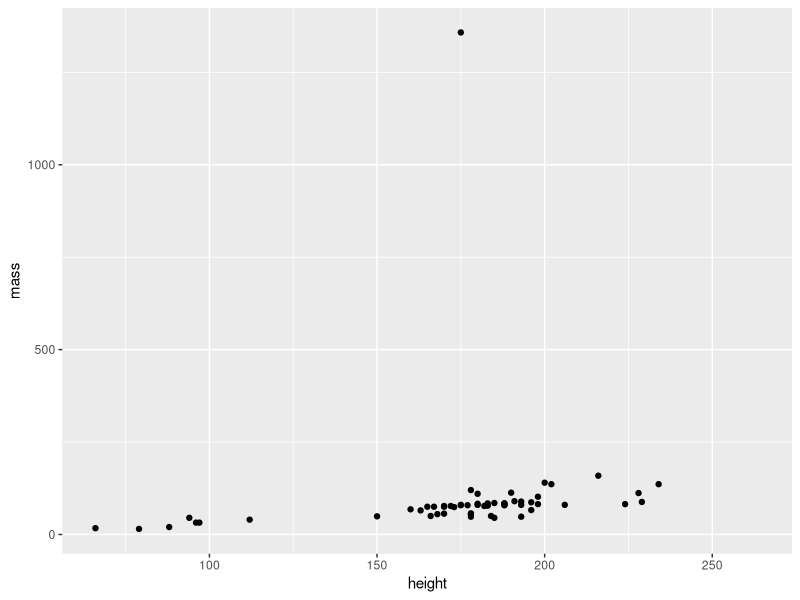
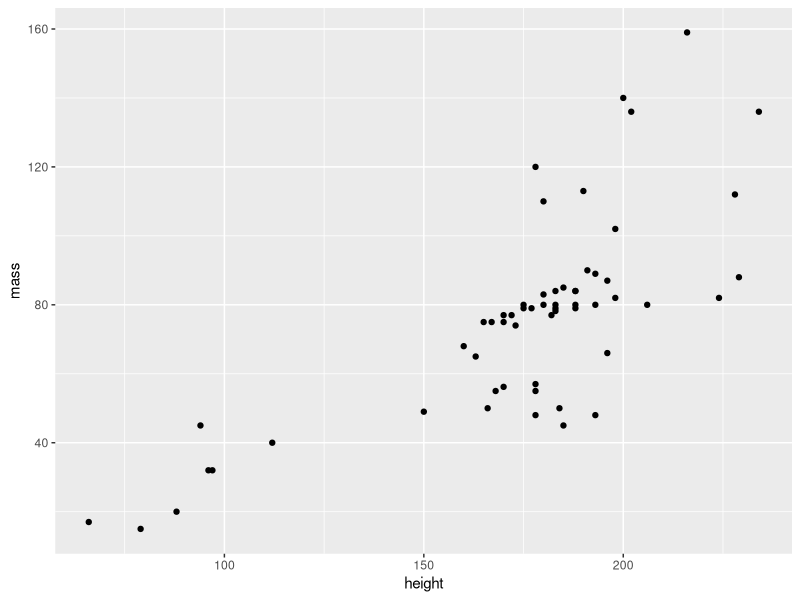
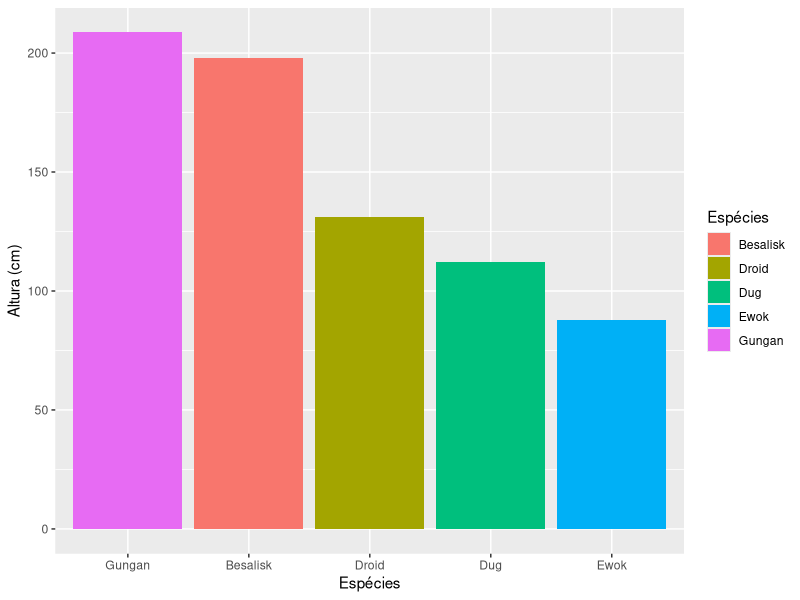
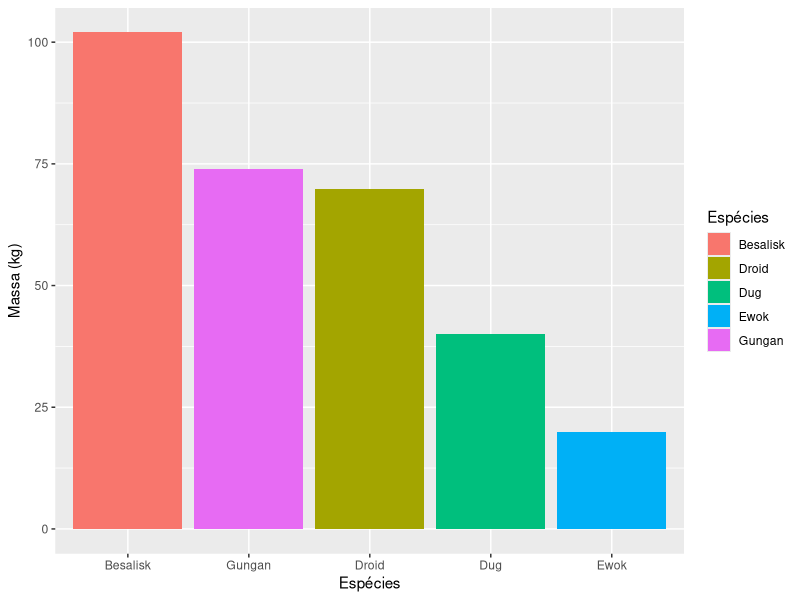
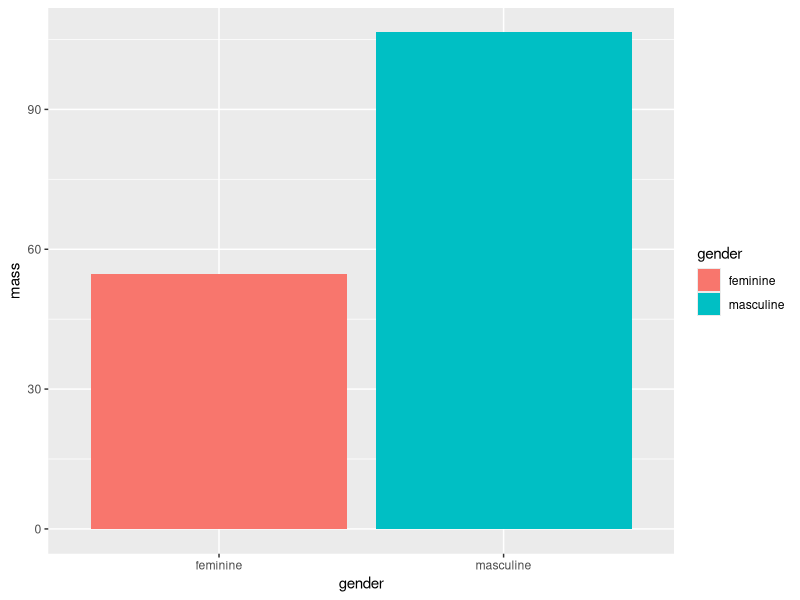
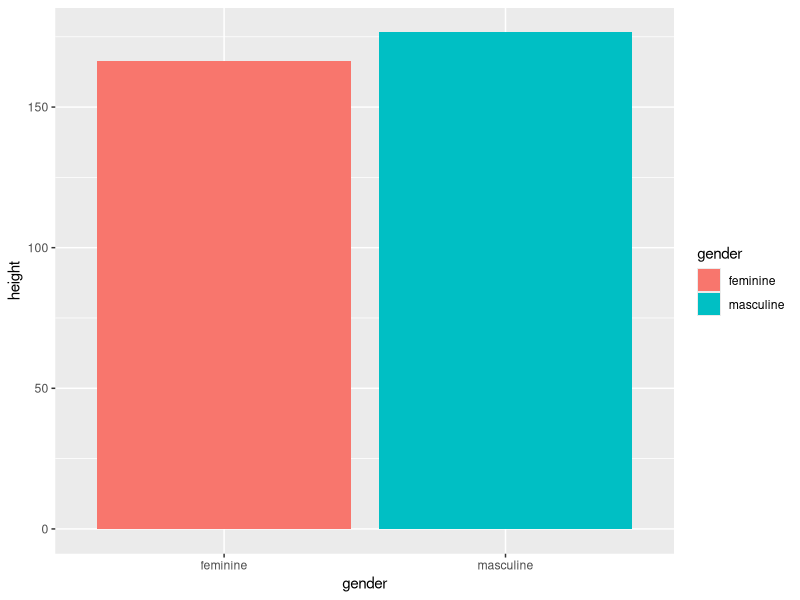
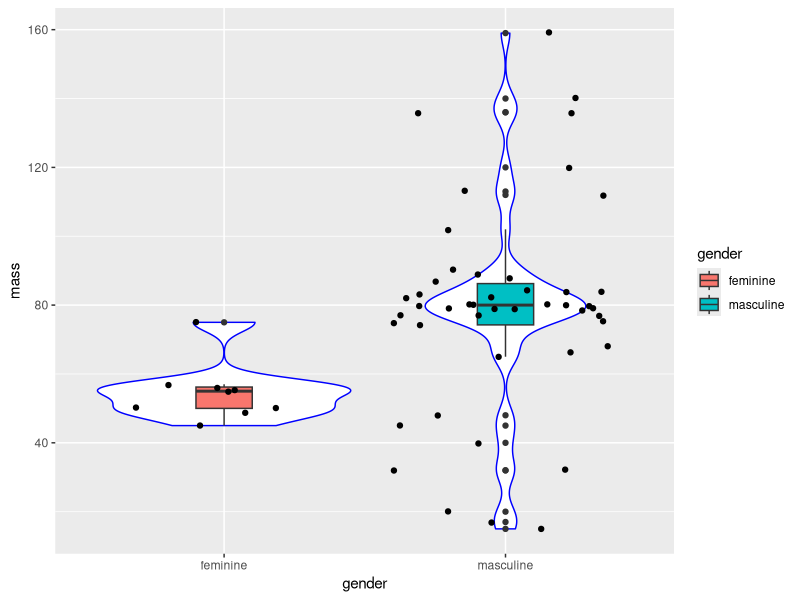
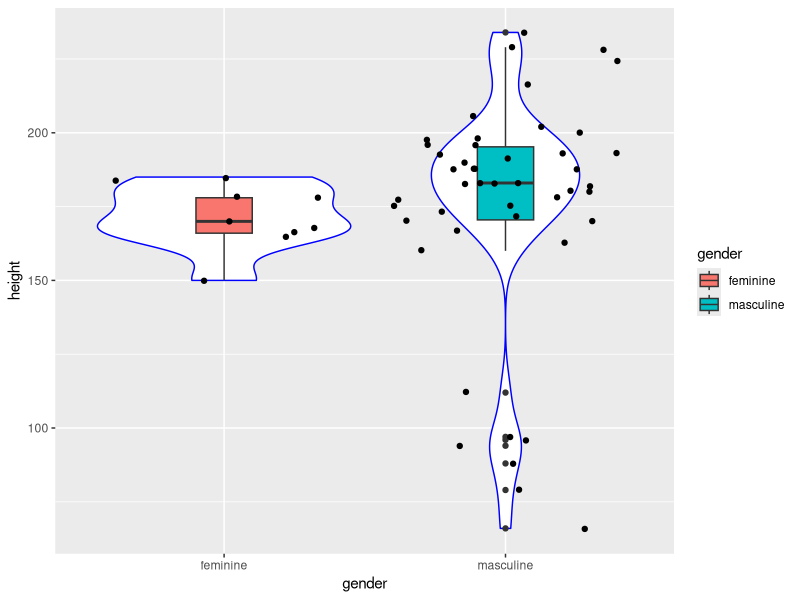

Recreate these plots in R, in order.

# Pacotes tidyverse - Prática -----------------------------------------------------------------------------------------------------------------------------
# Autoria do script: Jeanne Franco ---------------------------------------------------------------------------------------------------------
# Data: 17/03/2022 -------------------------------------------------------------------------------------------------------------------------

# Carregar pacotes -------------------------------------------------------------------------------------------------------------------------

library(dplyr)
library(ggplot2)

# Carregar dados ---------------------------------------------------------------------------------------------------------------------------

dados <- starwars
View(dados)

# Manipulação de dados 1 -------------------------------------------------------------------------------------------------------------------

dados %>%
  select(mass, hair_color) %>%
  filter(hair_color == "brown")

dados %>%
  select(height, hair_color) %>%
  filter(hair_color == "brown")

dados_1 <- dados %>%
  select(height, mass) %>%
  summarise_at(c("height", "mass"), list(max, min), na.rm = TRUE) 
dados_1

dados_2 <- dados %>%
  select(height, mass) 
dados_2

# Gráfico 1 --------------------------------------------------------------------------------------------------------------------------------

ggplot(dados_2, aes(x = height, y = mass)) +
  geom_point()

# Manipulação de dados 2 -------------------------------------------------------------------------------------------------------------------

dados_2 <- dados %>%
  select(height, mass) %>%
  filter(mass != 1358) # Elimina o valor máximo (outlier que impede ver a tendência)
dados_2

# Gráfico 2 --------------------------------------------------------------------------------------------------------------------------------

ggplot(dados_2, aes(x = height, y = mass)) +
  geom_point()

# Manipulação de dados 3 -------------------------------------------------------------------------------------------------------------------

dados_3 <- dados %>%
  select(height, mass, species) %>%
  filter(species %in% c("Besalisk", "Dug", "Gungan", "Ewok", "Droid")) %>%
  group_by(species) %>%
  summarise_all(list(mean), na.rm = TRUE)
dados_3

# Gráficos 3 -------------------------------------------------------------------------------------------------------------------------------

plot_altura <- ggplot(dados_3, aes(x = species, y = height)) +
  geom_col(aes(fill = species)) +
  scale_x_discrete(limits = c("Gungan", "Besalisk", "Droid", "Dug", "Ewok")) +
  scale_fill_discrete(name = "Espécies") +
  labs(x = "Espécies", y = "Altura (cm)")
plot_altura

plot_massa <- ggplot(dados_3, aes(x = species, y = mass)) +
  geom_col(aes(fill = species)) +
  scale_x_discrete(limits = c("Besalisk", "Gungan", "Droid", "Dug", "Ewok")) +
  scale_fill_discrete(name = "Espécies") +
  labs(x = "Espécies", y = "Massa (kg)")
plot_massa

# Manipulação de dados 4 -------------------------------------------------------------------------------------------------------------------

dados_4 <- dados %>%
  select(gender, mass, height) %>%
  filter(gender %in% c("feminine", "masculine")) %>%
  group_by(gender) %>%
  summarise_all(list(mean), na.rm = TRUE)
dados_4  

# Gráficos 4 -------------------------------------------------------------------------------------------------------------------------------

massa_genero <- ggplot(dados_4, aes(x = gender, y = mass)) +
  geom_col(aes(fill = gender))
massa_genero

altura_genero <- ggplot(dados_4, aes(x = gender, y = height)) +
  geom_col(aes(fill = gender))
altura_genero

# Manipulação de dados 5 -------------------------------------------------------------------------------------------------------------------

dados_5 <- dados %>%
  select(gender, mass, height) %>%
  filter(gender %in% c("feminine", "masculine")) %>%
  filter(mass != 1358)
dados_5

# Gráficos 5 -------------------------------------------------------------------------------------------------------------------------------

massa_genero_box <- ggplot(dados_5, aes(x = gender, y = mass)) +
  geom_violin(col = "blue") +
  geom_boxplot(aes(fill = gender), width = 0.2) +
  geom_jitter()
massa_genero_box

altura_genero_box <- ggplot(dados_5, aes(x = gender, y = height)) +
  geom_violin(col = "blue") +
  geom_boxplot(aes(fill = gender), width = 0.2) +
  geom_jitter()
altura_genero_box

# Manipulação de dados 6 -------------------------------------------------------------------------------------------------------------------

dados_6 <- dados %>%
  select(species, birth_year) %>%
  filter(species %in% c("Human", "Droid", "Wookiee", "Ewok", "Cerean")) %>%
  group_by(species) %>%
  summarise(mean(birth_year, na.rm = TRUE))
dados_6
  
dados_6 <- dados %>%
  select(species, birth_year) %>%
  filter(species %in% c("Human", "Droid", "Wookiee", "Ewok", "Cerean")) %>%
  group_by(species) %>%
  summarise_all(list(mean), na.rm = TRUE)
dados_6

# Gráfico 6 -------------------------------------------------------------------------------------------------------------------------------

ggplot(dados_6, aes(x = species, y = birth_year)) +
  geom_col(aes(fill = species)) +
  scale_x_discrete(limits = c("Wookiee", "Cerean", "Human", "Droid", "Ewok"))

# Manipulação de dados 7 -------------------------------------------------------------------------------------------------------------------

dados_7 <- dados %>%
  select(height, mass, birth_year, skin_color) %>%
  filter(skin_color %in% c("green", "red", "blue", "brown", "dark")) %>%
  group_by(skin_color) %>%
  summarise_at(c("height", "mass", "birth_year"), list(mean), na.rm = TRUE)
dados_7

# Gráficos 7 -------------------------------------------------------------------------------------------------------------------------------

altura_pele <- ggplot(dados_7, aes(x = skin_color, y = height)) +
  geom_col(fill = "#cab2d6") +
  scale_x_discrete(limits = c("green", "brown", "red", "dark", "blue")) +
  theme_light()
altura_pele

massa_pele <- ggplot(dados_7, aes(x = skin_color, y = mass)) +
  geom_col(fill = "#cab2d6") +
  scale_x_discrete(limits = c("blue", "dark", "green", "red", "brown")) +
  theme_light()
massa_pele

idade_pele <- ggplot(dados_7, aes(x = skin_color, y = birth_year)) +
  geom_col(fill = "#cab2d6") +
  scale_x_discrete(limits = c("brown", "blue", "dark", "red", "green")) +
  theme_light()
idade_pele

# Manipulação de dados 8 -------------------------------------------------------------------------------------------------------------------

dados_8 <- dados %>%
  select(mass, sex) %>%
  filter(sex %in% c("male", "female", "hermaphroditic")) %>%
  group_by(sex) %>%
  summarise(media_massa = mean(mass, na.rm = TRUE))
dados_8

# Gráfico 8 --------------------------------------------------------------------------------------------------------------------------------

ggplot(dados_8, aes(x = sex, y = media_massa)) +
  geom_col(aes(fill = sex)) +
  scale_x_discrete(limits = c("female", "male", "hermaphroditic")) +
  theme(legend.position = "none")

# Manipulação de dados 9 -------------------------------------------------------------------------------------------------------------------

dados_9 <- dados %>%
  select(mass, sex) %>%
  filter(sex %in% c("male", "female")) %>%
  group_by(sex) %>%
  summarise(media_massa = mean(mass, na.rm = TRUE))
dados_9

# Gráfico 9 --------------------------------------------------------------------------------------------------------------------------------

ggplot(dados_9, aes(x = sex, y = media_massa)) +
  geom_col(aes(fill = sex)) +
  scale_x_discrete(limits = c("female", "male")) +
  theme(legend.position = "none")

# Manipulação de dados 10 ------------------------------------------------------------------------------------------------------------------

dados_10 <- dados %>%
  select(skin_color, eye_color) %>%
  filter(skin_color %in% c("gold", "white", "light", "green", "pale", "fair",
                           "grey", "dark", "red"))
dados_10

# Gráfico 10 -------------------------------------------------------------------------------------------------------------------------------

ggplot(dados_10, aes(x = skin_color, y = eye_color)) +
  geom_count() +
  labs(x = "Cor da pele", y = "Cor dos olhos")
